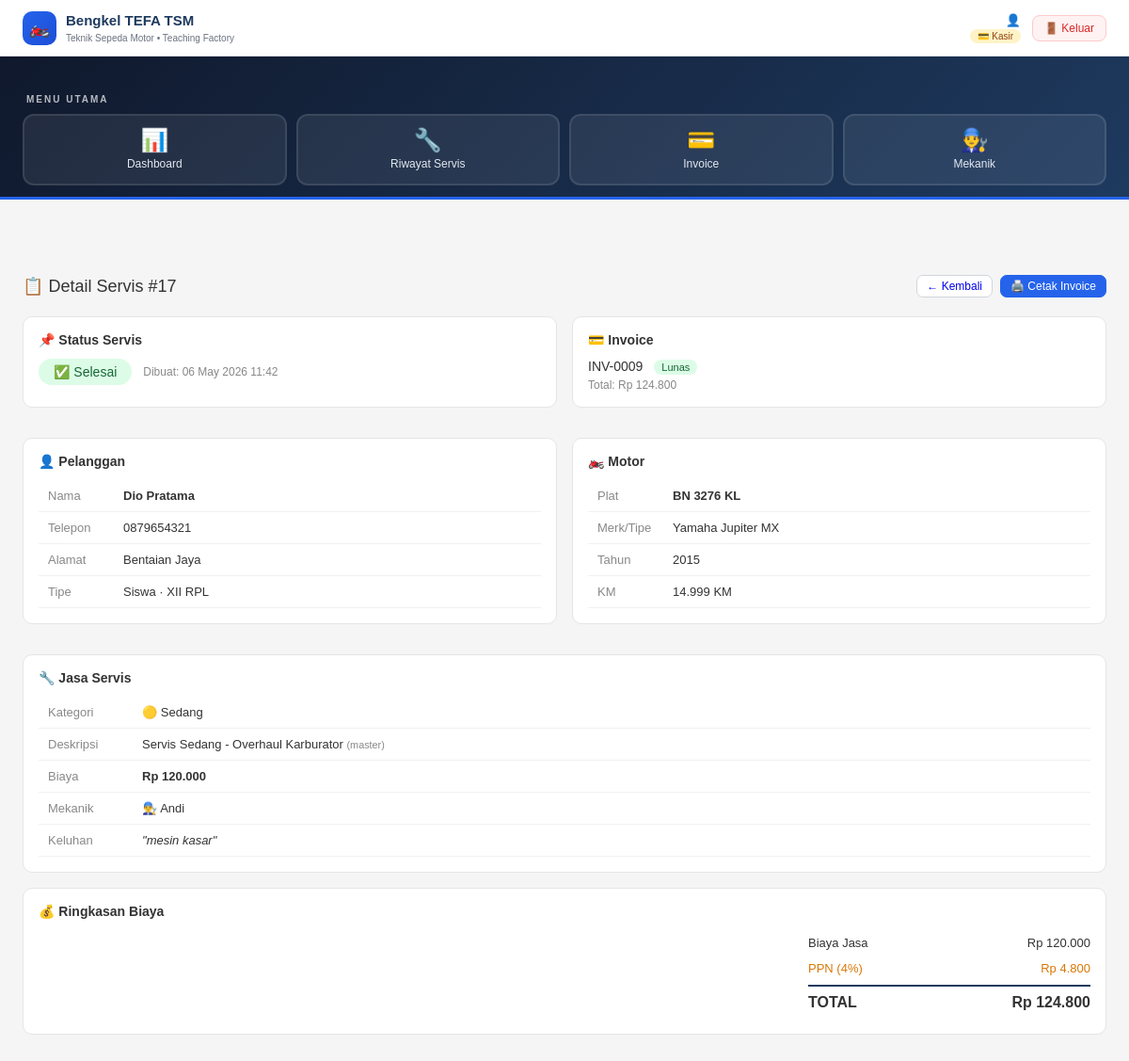
The page /detail-servis.php?id=17 (signed in) on the database its author committed.
### tables this page shows
CREATE TABLE `servis` (
  `id` int(11) NOT NULL,
  `pelanggan_id` int(11) NOT NULL,
  `motor_id` int(11) DEFAULT NULL,
  `mekanik_id` int(11) NOT NULL,
  `km_sekarang` int(11) DEFAULT NULL,
  `km_servis_selanjutnya` int(11) DEFAULT NULL,
  `tipe_pelanggan` enum('siswa','umum') DEFAULT 'umum',
  `keluhan` text DEFAULT NULL,
  `biaya_jasa` decimal(10,2) DEFAULT 0.00,
  `layanan` varchar(100) DEFAULT NULL,
  `jasa_id` int(11) DEFAULT NULL,
  `kategori_servis` enum('ringan','sedang','berat','custom') DEFAULT NULL,
  `deskripsi_jasa` text DEFAULT NULL,
  `harga_jasa_custom` decimal(10,2) DEFAULT 0.00,
  `status` enum('menunggu','proses','selesai') DEFAULT 'menunggu',
  `dibuat` timestamp NOT NULL DEFAULT current_timestamp()
);

CREATE TABLE `invoice` (
  `id` int(11) NOT NULL,
  `servis_id` int(11) NOT NULL,
  `biaya_jasa` int(11) DEFAULT 0,
  `biaya_part` int(11) DEFAULT 0,
  `ppn_persen` int(11) DEFAULT 0,
  `ppn_nominal` decimal(10,2) DEFAULT 0.00,
  `status` enum('belum_lunas','lunas') DEFAULT 'belum_lunas',
  `dibuat` timestamp NOT NULL DEFAULT current_timestamp()
);

CREATE TABLE `pelanggan` (
  `id` int(11) NOT NULL,
  `nama` varchar(100) NOT NULL,
  `telepon` varchar(20) DEFAULT NULL,
  `alamat` text DEFAULT NULL,
  `tipe` enum('siswa','umum') DEFAULT 'umum',
  `kelas` varchar(20) DEFAULT NULL,
  `dibuat` timestamp NOT NULL DEFAULT current_timestamp()
);

CREATE TABLE `motor` (
  `id` int(11) NOT NULL,
  `pelanggan_id` int(11) NOT NULL,
  `plat` varchar(15) NOT NULL,
  `merk` varchar(50) DEFAULT NULL,
  `tipe` varchar(100) DEFAULT NULL,
  `tahun` int(11) DEFAULT NULL,
  `no_rangka` varchar(50) DEFAULT NULL,
  `no_mesin` varchar(50) DEFAULT NULL,
  `created_at` timestamp NOT NULL DEFAULT current_timestamp()
);

CREATE TABLE `jasa_servis` (
  `id` int(11) NOT NULL,
  `kode` varchar(10) NOT NULL,
  `nama_jasa` varchar(100) NOT NULL,
  `kategori` enum('ringan','sedang','berat') NOT NULL,
  `harga` decimal(10,2) NOT NULL,
  `deskripsi` text DEFAULT NULL,
  `created_at` timestamp NOT NULL DEFAULT current_timestamp(),
  `updated_at` timestamp NOT NULL DEFAULT current_timestamp() ON UPDATE current_timestamp()
);

CREATE TABLE `mekanik` (
  `id` int(11) NOT NULL,
  `nama` varchar(100) NOT NULL,
  `kelas` varchar(50) DEFAULT NULL,
  `keahlian` varchar(100) DEFAULT NULL,
  `dibuat` timestamp NOT NULL DEFAULT current_timestamp()
);

### detail-servis.php (the view, shortened to what this page needs)
<?php
require 'header.php';
$id = $_GET['id'] ?? 0;
$stmt = $pdo->prepare("
    SELECT s.*, p.nama AS nama_pelanggan, p.telepon, p.alamat, p.tipe, p.kelas,
           mk.nama AS nama_mekanik, j.nama_jasa,
           mot.plat, mot.merk, mot.tipe AS tipe_motor, mot.tahun, mot.no_rangka, mot.no_mesin
    FROM servis s
    JOIN pelanggan p ON s.pelanggan_id = p.id
    JOIN mekanik mk ON s.mekanik_id = mk.id
    LEFT JOIN jasa_servis j ON s.jasa_id = j.id
    LEFT JOIN motor mot ON s.motor_id = mot.id
    WHERE s.id = ?
");
$stmt->execute([$id]);
$servis = $stmt->fetch(PDO::FETCH_ASSOC);
$part_master = $pdo->prepare("
    SELECT sp.*, sc.kode_part, sc.nama_part
    FROM servis_part sp
    JOIN suku_cadang sc ON sp.part_id = sc.id
    WHERE sp.servis_id = ?
");
$part_master->execute([$id]);
$part_master = $part_master->fetchAll(PDO::FETCH_ASSOC);
$part_custom = $pdo->prepare("SELECT * FROM sparepart_custom WHERE servis_id = ?");
$part_custom->execute([$id]);
$part_custom = $part_custom->fetchAll(PDO::FETCH_ASSOC);
$invoice = $pdo->prepare("SELECT * FROM invoice WHERE servis_id = ?");
$invoice->execute([$id]);
$invoice = $invoice->fetch(PDO::FETCH_ASSOC);
$total_part_master = array_sum(array_column($part_master, 'subtotal'));
$total_part_custom = array_sum(array_column($part_custom, 'subtotal'));
$total_part = $total_part_master + $total_part_custom;
$total_biaya = $servis['biaya_jasa'] + $total_part;
?>
<div class="page-header">
    <h1>📋 Detail Servis #<?= $id ?></h1>
    <div style="display:flex;gap:8px">
        <a href="antrian.php" class="btn btn-sm">← Kembali</a>
        <?php if ($invoice): ?>
        <a href="cetak_invoice.php?id=<?= $invoice['id'] ?>" target="_blank" class="btn btn-sm btn-primary">🖨️ Cetak Invoice</a>
        <?php endif; ?>
    </div>
</div>
<div style="display:grid;grid-template-columns:1fr 1fr;gap:16px;margin-bottom:16px">
    <div class="kartu">
        <strong style="display:block;margin-bottom:12px">📌 Status Servis</strong>
        <div style="display:flex;align-items:center;gap:12px">
            <span class="badge badge-<?= $servis['status'] ?>" style="font-size:14px;padding:6px 16px">
                <?= $servis['status'] === 'menunggu' ? '⏳ Menunggu' : ($servis['status'] === 'proses' ? '🔧 Sedang Dikerjakan' : '✅ Selesai') ?>
            </span>
            <div style="font-size:12px;color:#888">
                Dibuat: <?= date('d M Y H:i', strtotime($servis['dibuat'])) ?>
            </div>
        </div>
    </div>
    <div class="kartu">
        <strong style="display:block;margin-bottom:12px">💳 Invoice</strong>
        <?php if ($invoice): ?>
        <div>
            <span style="font-weight:500">INV-<?= str_pad($invoice['id'], 4, '0', STR_PAD_LEFT) ?></span>
            <span class="badge badge-<?= $invoice['status'] === 'lunas' ? 'lunas' : 'belum' ?>" style="margin-left:8px">
                <?= $invoice['status'] === 'lunas' ? 'Lunas' : 'Belum Lunas' ?>
            </span>
            <div style="font-size:12px;color:#888;margin-top:4px">
                Total: Rp <?= number_format($invoice['biaya_jasa'] + $invoice['biaya_part'] + ($invoice['ppn_nominal'] ?? 0), 0, ',', '.') ?>
            </div>
        </div>
        <?php else: ?>
        <span style="color:#888;font-size:13px">Belum ada invoice</span>
        <?php endif; ?>
    </div>
</div>
<div style="display:grid;grid-template-columns:1fr 1fr;gap:16px;margin-bottom:16px">
    <div class="kartu">
        <strong style="display:block;margin-bottom:12px">👤 Pelanggan</strong>
        <table style="font-size:13px">
            <tr><td style="color:#888;width:80px">Nama</td><td><strong><?= htmlspecialchars($servis['nama_pelanggan']) ?></strong></td></tr>
            <tr><td style="color:#888">Telepon</td><td><?= htmlspecialchars($servis['telepon'] ?: '-') ?></td></tr>
            <tr><td style="color:#888">Alamat</td><td><?= htmlspecialchars($servis['alamat'] ?: '-') ?></td></tr>
            <tr><td style="color:#888">Tipe</td><td><?= ucfirst($servis['tipe_pelanggan']) ?><?= $servis['tipe_pelanggan'] === 'siswa' && $servis['kelas'] ? ' · ' . htmlspecialchars($servis['kelas']) : '' ?></td></tr>
        </table>
    </div>
    <div class="kartu">
        <strong style="display:block;margin-bottom:12px">🏍️ Motor</strong>
        <table style="font-size:13px">
            <tr><td style="color:#888;width:80px">Plat</td><td><strong><?= strtoupper(htmlspecialchars($servis['plat'] ?? '-')) ?></strong></td></tr>
            <tr><td style="color:#888">Merk/Tipe</td><td><?= htmlspecialchars($servis['merk'] ?? '') ?> <?= htmlspecialchars($servis['tipe_motor'] ?? '') ?></td></tr>
            <tr><td style="color:#888">Tahun</td><td><?= $servis['tahun'] ?: '-' ?></td></tr>
            <?php if($servis['km_sekarang']): ?>
            <tr><td style="color:#888">KM</td><td><?= number_format($servis['km_sekarang'], 0, ',', '.') ?> KM</td></tr>
            <?php endif; ?>
        </table>
    </div>
</div>
<div class="kartu" style="margin-bottom:16px">
    <strong style="display:block;margin-bottom:12px">🔧 Jasa Servis</strong>
    <table style="font-size:13px">
        <tr>
            <td style="color:#888;width:100px">Kategori</td>
            <td>
                <?php
                $icon = ['ringan'=>'🔵','sedang'=>'🟡','berat'=>'🔴'];
                echo ($icon[$servis['kategori_servis']] ?? '') . ' ' . ucfirst($servis['kategori_servis'] ?? '-');
                ?>
            </td>
        </tr>
        <tr>
            <td style="color:#888">Deskripsi</td>
            <td>
                <?php if ($servis['jasa_id']): ?>
                    <?= htmlspecialchars($servis['nama_jasa']) ?> <small style="color:#888">(master)</small>
                <?php elseif ($servis['harga_jasa_custom'] > 0): ?>
                    <?= htmlspecialchars($servis['deskripsi_jasa'] ?? $servis['layanan']) ?> <small style="color:#f59e0b">(custom)</small>
                <?php else: ?>
                    <?= htmlspecialchars($servis['layanan'] ?: '-') ?>
                <?php endif; ?>
            </td>
        </tr>
        <tr>
            <td style="color:#888">Biaya</td>
            <td><strong>Rp <?= number_format($servis['biaya_jasa'], 0, ',', '.') ?></strong></td>
        </tr>
        <tr>
            <td style="color:#888">Mekanik</td>
            <td>👨‍🔧 <?= htmlspecialchars($servis['nama_mekanik']) ?></td>
        </tr>
        <?php if($servis['keluhan']): ?>
        <tr>
            <td style="color:#888">Keluhan</td>
            <td style="font-style:italic">"<?= htmlspecialchars($servis['keluhan']) ?>"</td>
        </tr>
        <?php endif; ?>
    </table>
</div>
<div class="kartu">
    <strong style="display:block;margin-bottom:12px">💰 Ringkasan Biaya</strong>
    <div style="display:flex;justify-content:flex-end">
        <div style="width:300px">
            <div style="display:flex;justify-content:space-between;padding:6px 0;font-size:13px">
                <span>Biaya Jasa</span>
                <span>Rp <?= number_format($servis['biaya_jasa'], 0, ',', '.') ?></span>
            </div>
            <?php if($invoice && $invoice['ppn_nominal'] > 0): ?>
            <div style="display:flex;justify-content:space-between;padding:6px 0;font-size:13px;color:#d97706">
                <span>PPN (<?= $invoice['ppn_persen'] ?>%)</span>
                <span>Rp <?= number_format($invoice['ppn_nominal'], 0, ',', '.') ?></span>
            </div>
            <?php endif; ?>
            <div style="display:flex;justify-content:space-between;padding:8px 0;font-weight:700;font-size:16px;border-top:2px solid #1e3a5f;margin-top:4px">
                <span>TOTAL</span>
                <span>Rp <?= number_format($total_biaya + ($invoice['ppn_nominal'] ?? 0), 0, ',', '.') ?></span>
            </div>
        </div>
    </div>
</div>
<?php require 'footer.php'; ?>

### assets/css/style.css (style rules this page uses)
* { box-sizing: border-box; margin: 0; padding: 0; }
html { scroll-behavior: smooth; }
body { font-family: sans-serif; font-size: 14px; background: #f5f5f5; color: #333; }
.page-header { display: flex; justify-content: space-between; align-items: center; margin-bottom: 20px; }
.page-header h1 { font-size: 18px; font-weight: 500; }
.kartu { background: #fff; border: 1px solid #e5e5e5; border-radius: 10px; padding: 16px; margin-bottom: 16px; }
table { width: 100%; border-collapse: collapse; font-size: 13px; }
td { padding: 9px 10px; border-bottom: 1px solid #f0f0f0; vertical-align: middle; }
.badge { display: inline-block; padding: 2px 8px; border-radius: 20px; font-size: 11px; }
.badge-selesai { background: #dcfce7; color: #166534; }
.badge-lunas { background: #dcfce7; color: #166534; }
.btn { padding: 7px 14px; border-radius: 7px; border: 1px solid #d1d5db; background: #fff; cursor: pointer; font-size: 13px; text-decoration: none; display: inline-block; }
.btn-primary { background: #2563eb; color: #fff; border-color: #2563eb; }
.btn-sm { padding: 4px 10px; font-size: 12px; }

### rows shown on the page
servis: dibuat "06 May 2026 11:42", pelanggan.nama "Dio Pratama", pelanggan.telepon "0879654321", pelanggan.alamat "Bentaian Jaya", tipe_pelanggan "Siswa", pelanggan.kelas "XII RPL", motor.plat "BN 3276 KL", motor.merk "Yamaha", motor.tipe "Jupiter MX", motor.tahun "2015", km_sekarang "14.999", kategori_servis "🟡", kategori_servis "Sedang", jasa.nama_jasa "Servis Sedang - Overhaul Karburator", biaya_jasa "120.000", mekanik.nama "Andi", keluhan "mesin kasar", $total_biaya + ($invoice['ppn_nominal'] ?? 0) "124.800"
invoice: id "0009", $invoice['biaya_jasa'] + $invoice['biaya_part'] + ($invoice['ppn_nominal'] ?? 0) "124.800", ppn_persen "4", ppn_nominal "4.800"

### other values the page prints
$id "17"
